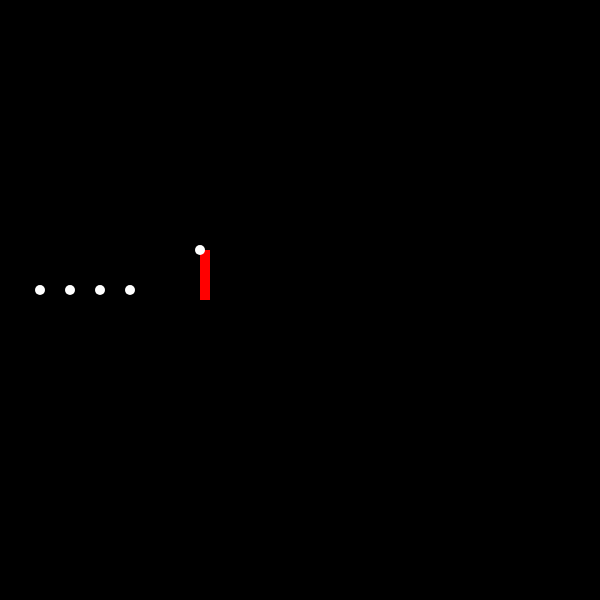
Frame 1 (no input)
Frame 60 (no input): identical to frame 1, image omitted
Frame 120 (the mouse pressed at the canvas centre since frame 60): identical to frame 1, image omitted

The p5.js sketch that drew this single still picture (run headless with seeded random() and noise() and a simulated clock; from frame 60 on, the mouse is pressed at the canvas centre):

// p5.js sketch
// ── sketch.js
var birdRadius = 10;

var birds = [];
var sling;

function setup() {
  createCanvas(600, 600);
  for (let i = 0; i < 5; ++i) {
    birds.push(new Bird(i * birdRadius * 3 + birdRadius, height / 2 - birdRadius, birdRadius));
  }

  sling = new Sling(200, height / 2 - 50, birds[0]);
}

function draw() {
  background(0);
  sling.show();

  let isSlingEmpty = true;
  for (let bird of birds) {
    if (bird.isHeld) {
      bird.setPos(sling.pos.x, sling.pos.y);
    }
    if (bird.equals(sling.bird)) {
      isSlingEmpty = false;
    }
    bird.show();
  }

  if (isSlingEmpty) {
    if (birds.length > 0) {
      sling.bird = birds[0];
      birds[0].isHeld = true;
    }
  }
}

// ── bird.js
class Bird {
  constructor(xPos, yPos, radius) {
    this.pos = createVector(xPos, yPos);
    this.radius = radius;
    this.isHeld = false;
  }

  show() {
    stroke(255);
    noFill();
    strokeWeight(this.radius);
    point(this.pos.x, this.pos.y);
  }

  setPos(newXPos, newYPos) {
    this.pos = createVector(newXPos, newYPos);
  }

  updatePos() {

  }

  equals(bird) {
    if (!bird) {
      return false;
    }
    return this.pos.x == bird.pos.x &&
           this.pos.y == bird.pos.y &&
           this.radius == bird.radius;
  }
}

// ── pig.js
class Pig {
    constructor(xPos, yPos, radius, /*skin*/) {
        this.pos = createVector(xPos, yPos);
        this.radius = radius;
        //this.skin = skin;
    }

    show() {
        //context.drawImage(this.skin, this.x, this.y, this.w, this.h);
        stroke("lime");
        noFill();
        strokeWeight(this.radius);
        point(this.pos.x, this.pos.y);
    }

    setPos(newXPos, newYPos) {
        this.pos = createVector(newXPos, newYPos);
    }
}

// ── sling.js
class Sling {
  constructor(xPos, yPos, bird) {
    this.pos = createVector(xPos, yPos);
    this.birdHeld = bird;
    bird.isHeld = true;
  }

  show() {
    noStroke();
    fill(255, 0, 0);
    rect(this.pos.x, this.pos.y, 10, 50);
  }
}
